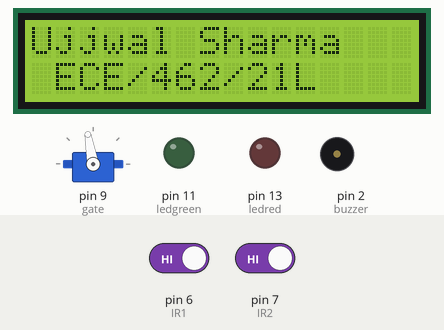
This sketch was run on a simulated Arduino Uno, built with avr-gcc and run on an emulated ATmega328P. Shown: 16×2 character LCD, servo, output pins drawn as LEDs (lit = HIGH), buzzer (waves = sounding). The test bench sets the inputs (shaded band); at power-on: pin 6 (IR1) HIGH, pin 7 (IR2) HIGH.

Above: at 2.2 s.
At 7.3 s:
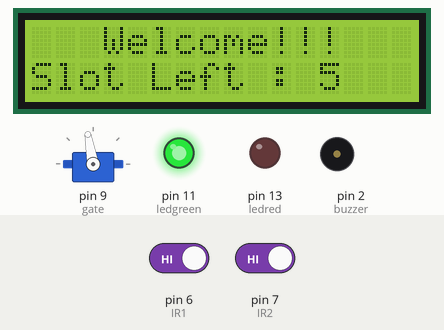
7.4 s: pin 6 (IR1) driven LOW
At 8.6 s:
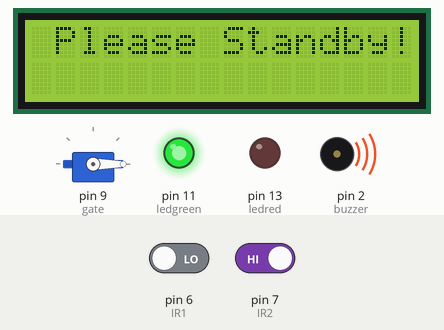
9.0 s: pin 6 (IR1) driven HIGH and pin 7 (IR2) driven LOW
At 9.5 s:
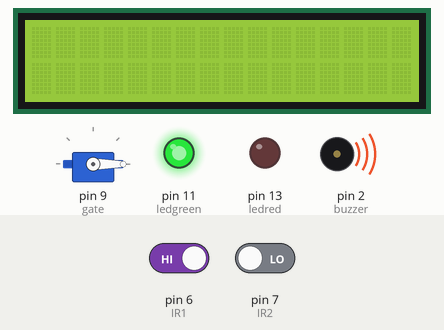
Timing chart, 0 to 12.0 s (numbered marks = the images above; inputs shaded):
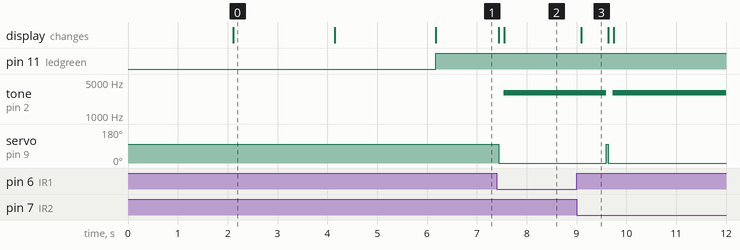

The sketch:

parkingsys.ino
```cpp
//ARDUINO (!!!!!!!!!!!!!!!AUTOMATIC PRAKING SYSTEM!!!!!!!!!!!!!!!!)
//4TH SEMESTER MINI-PROJECT [RVS COLLEGE OF ENGINEERING AND TECHNOLOGY]
//BY:- 1, UJJWAL SHARMA
//     2, SUAJN ADHIKARY


#include <String.h>
#include <Wire.h>
#include <LiquidCrystal_I2C.h>
    LiquidCrystal_I2C lcd(0x27,16,2);
#include <Servo.h>
    Servo gate;

 const int IR1 = 6;        // IR Sensor 1
 const int IR2 = 7;        // IR Sensor 2
 const int buzzer = 2;     // Buzzer
 const int ledred = 13;    // RedLED
 const int ledgreen = 11;  // GreedLED
 int Slot = 5;             // Total number of parking Slots
 int flag1 = 0;
 int flag2 = 0;

//Function to display onto the LCD
      void lcdDisplay(String topline, String bottomline, int delay_time){
              lcd.setCursor (0,0);
              lcd.print(topline);
              lcd.setCursor (0,1);
              lcd.print(bottomline);
              delay (delay_time);
              if(delay_time>0)
                  lcd.clear();
      }

//Function to Calculate the Number of SLOTS LEFT
      void slotUpdate(int &Slot, int &flag1, int &flag2){
        if(flag1==1){
             Slot -= 1;
        }else if(flag2 ==1){
          Slot +=1;
        }
         lcdDisplay("   Welcome!!!", "Slot Left : ", 0);
         lcd.print(Slot);

      }


 void setup()
      {
        Serial.begin(9600);
        lcd.init();
        lcd.backlight();
        pinMode(IR1, INPUT);
        pinMode(IR2, INPUT);
        pinMode(ledred,OUTPUT);
        pinMode(ledgreen,OUTPUT);
        gate.attach(9);
        gate.write(100);

        String names[2] = {"Ujjwal Sharma", "Sujan Adhikary"};
        String roll_num[2] = {" ECE/462/21L", " ECE/461/21L"};

        lcdDisplay(" PARKING SYSTEM", "      By  ", 2000);
        for(int i=0;i<2;i++){
         lcdDisplay(names[i],roll_num[i], 2000);
          }
        slotUpdate(Slot, flag1, flag2);
      }


 void loop()
        {
    if(Slot==0){
      digitalWrite(ledgreen, LOW);
      digitalWrite(ledred, HIGH);
    }else{
      digitalWrite(ledgreen, HIGH);
      digitalWrite(ledred,LOW);
    }

// CASE 1: When the Parking is Full, and no SLOTS are available
        if(digitalRead(IR1)==LOW && Slot==0){
          while(digitalRead(IR1)==LOW){
            lcdDisplay("   SORRY :(  ", "  Parking Full ", 0);
            tone(buzzer, 1000);
            digitalWrite(ledred, HIGH);
            delay(300);
            digitalWrite(ledred, LOW);
            delay(300);
          }
          digitalWrite(ledred, LOW);
          noTone(buzzer);
          slotUpdate(Slot, flag1, flag2);
        }

//CASE 2: Entry of Vehicle
        if(digitalRead(IR1)==LOW && Slot!=0){
          slotUpdate(Slot, flag1, flag2);
              gate.write(0);
              flag1 = 1;
              while(flag1){
                lcdDisplay(" Please Standby!!"," ",90);
                tone(buzzer,3000);
                if( (digitalRead(IR2)==LOW) &&(digitalRead(IR1)==HIGH)){
                   delay(500);
                  break;
                }
               }
              gate.write(100);
              noTone(buzzer);
               slotUpdate(Slot, flag1, flag2);
               flag1 = 0;

        }

//CASE 3: Exit of Vehicle
        if(digitalRead(IR2)==LOW && Slot<5){
          gate.write(0);
          flag2 = 1;
          while(flag2){
            lcdDisplay(" Please Standby!!"," ",90);
            tone(buzzer,3000);
            if((digitalRead(IR2)==HIGH) && (digitalRead(IR1)==LOW)){
              delay(500);
              break;
            }
          }
          gate.write(100);
          noTone(buzzer);
          slotUpdate(Slot, flag1, flag2);
          flag2 = 0;
        }


 }
```

Measured:
- after the input at 7.4 s, tone on pin 2 (buzzer): silent → 3000 Hz after 0.14 s; servo on pin 9 (gate): 100° → 0° at once; the display: first changes at once (image 2 shows a later state)
- after the input at 9.0 s, tone on pin 2 (buzzer): 3000 Hz → silent after 0.60 s, → 3000 Hz 0.14 s later; servo on pin 9 (gate): 0° → 100° after 0.60 s, → 0° 0.04 s later; the display: changes after 0.10 s (image 3)
- what the display in image 0 shows lasts 2.0 s, from 2.1 s to 4.1 s
- what the display in image 3 shows lasts 0.5 s, from 9.1 s to 9.6 s
